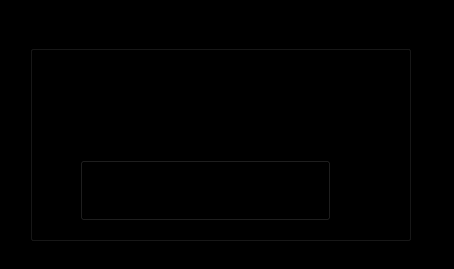
<?xml version="1.0" encoding="UTF-8"?>
<ui version="4.0">
 <class>Create_Subjects</class>
 <widget class="QMainWindow" name="Create_Subjects">
  <property name="geometry">
   <rect>
    <x>0</x>
    <y>0</y>
    <width>454</width>
    <height>269</height>
   </rect>
  </property>
  <property name="sizePolicy">
   <sizepolicy hsizetype="Fixed" vsizetype="Fixed">
    <horstretch>0</horstretch>
    <verstretch>0</verstretch>
   </sizepolicy>
  </property>
  <property name="minimumSize">
   <size>
    <width>454</width>
    <height>269</height>
   </size>
  </property>
  <property name="maximumSize">
   <size>
    <width>454</width>
    <height>269</height>
   </size>
  </property>
  <property name="font">
   <font>
    <family>Consolas</family>
    <pointsize>10</pointsize>
   </font>
  </property>
  <property name="windowTitle">
   <string>Create Subjects</string>
  </property>
  <property name="windowIcon">
   <iconset resource="QRC_FILES/Exams/CREATE_EXAMS.qrc">
    <normaloff>:/PIC/Pictures/Main_logo.jpg</normaloff>:/PIC/Pictures/Main_logo.jpg</iconset>
  </property>
  <property name="styleSheet">
   <string notr="true">background-color: rgb(0, 0, 0);</string>
  </property>
  <property name="unifiedTitleAndToolBarOnMac">
   <bool>true</bool>
  </property>
  <widget class="QWidget" name="centralwidget">
   <widget class="QGroupBox" name="groupBox">
    <property name="geometry">
     <rect>
      <x>30</x>
      <y>30</y>
      <width>381</width>
      <height>211</height>
     </rect>
    </property>
    <property name="font">
     <font>
      <family>Consolas</family>
      <pointsize>10</pointsize>
     </font>
    </property>
    <property name="styleSheet">
     <string notr="true">background-image: url(:/PIC/Pictures/BG.jpg);</string>
    </property>
    <property name="title">
     <string>Create Subjects</string>
    </property>
    <widget class="QLabel" name="label_17">
     <property name="geometry">
      <rect>
       <x>20</x>
       <y>40</y>
       <width>181</width>
       <height>21</height>
      </rect>
     </property>
     <property name="sizePolicy">
      <sizepolicy hsizetype="Fixed" vsizetype="Fixed">
       <horstretch>0</horstretch>
       <verstretch>0</verstretch>
      </sizepolicy>
     </property>
     <property name="font">
      <font>
       <family>Consolas</family>
       <pointsize>10</pointsize>
      </font>
     </property>
     <property name="lineWidth">
      <number>1</number>
     </property>
     <property name="text">
      <string>Number of Subjects</string>
     </property>
    </widget>
    <widget class="QLineEdit" name="lineEdit">
     <property name="geometry">
      <rect>
       <x>30</x>
       <y>70</y>
       <width>281</width>
       <height>31</height>
      </rect>
     </property>
     <property name="sizePolicy">
      <sizepolicy hsizetype="Fixed" vsizetype="Fixed">
       <horstretch>0</horstretch>
       <verstretch>0</verstretch>
      </sizepolicy>
     </property>
     <property name="font">
      <font>
       <family>Consolas</family>
       <pointsize>10</pointsize>
      </font>
     </property>
     <property name="focusPolicy">
      <enum>Qt::StrongFocus</enum>
     </property>
     <property name="styleSheet">
      <string notr="true">background-image: url(:/PIC/Pictures/TB_PIC.png);
</string>
     </property>
     <property name="inputMethodHints">
      <set>Qt::ImhDigitsOnly|Qt::ImhNoAutoUppercase|Qt::ImhPreferNumbers|Qt::ImhSensitiveData</set>
     </property>
     <property name="maxLength">
      <number>30</number>
     </property>
     <property name="frame">
      <bool>false</bool>
     </property>
     <property name="placeholderText">
      <string>Enter the Number of Subjects</string>
     </property>
     <property name="clearButtonEnabled">
      <bool>false</bool>
     </property>
    </widget>
    <widget class="QPushButton" name="pushButton_5">
     <property name="geometry">
      <rect>
       <x>50</x>
       <y>130</y>
       <width>251</width>
       <height>61</height>
      </rect>
     </property>
     <property name="font">
      <font>
       <family>Consolas</family>
       <pointsize>10</pointsize>
      </font>
     </property>
     <property name="focusPolicy">
      <enum>Qt::TabFocus</enum>
     </property>
     <property name="text">
      <string>Create</string>
     </property>
     <property name="default">
      <bool>false</bool>
     </property>
     <property name="flat">
      <bool>false</bool>
     </property>
    </widget>
   </widget>
  </widget>
 </widget>
 <resources>
  <include location="QRC_FILES/Exams/CREATE_EXAMS.qrc"/>
 </resources>
 <connections/>
</ui>
